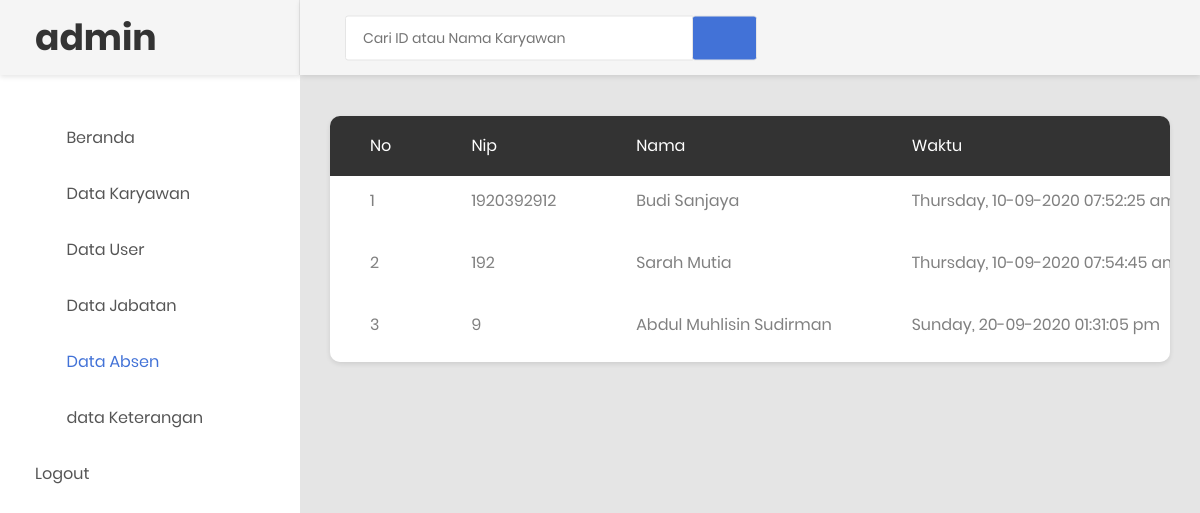
Screenshot of /data_absen.php (signed in) with the database file from the repository.
### tables this page shows
CREATE TABLE `tb_absen` (
  `id` int(11) NOT NULL,
  `id_karyawan` varchar(255) NOT NULL,
  `nama` varchar(255) NOT NULL,
  `waktu` varchar(255) NOT NULL
);

### data_absen.php (the view, shortened to what this page needs)
<!DOCTYPE html>
<html lang="en">
<head>
     <link rel="stylesheet" href="https://maxcdn.bootstrapcdn.com/bootstrap/4.5.2/css/bootstrap.min.css">
    <link rel="stylesheet" type="text/css" href="css/bootstrap.css" media="all">
    <link href="css/font-face.css" rel="stylesheet" media="all">
    <link href="vendor/font-awesome-4.7/css/font-awesome.min.css" rel="stylesheet" media="all">
    <link href="vendor/font-awesome-5/css/fontawesome-all.min.css" rel="stylesheet" media="all">
    <link href="vendor/mdi-font/css/material-design-iconic-font.min.css" rel="stylesheet" media="all">
    <link href="vendor/bootstrap-4.1/bootstrap.min.css" rel="stylesheet" media="all">
    <link href="vendor/animsition/animsition.min.css" rel="stylesheet" media="all">
    <link href="vendor/bootstrap-progressbar/bootstrap-progressbar-3.3.4.min.css" rel="stylesheet" media="all">
    <link href="vendor/wow/animate.css" rel="stylesheet" media="all">
    <link href="vendor/css-hamburgers/hamburgers.min.css" rel="stylesheet" media="all">
    <link href="vendor/slick/slick.css" rel="stylesheet" media="all">
    <link href="vendor/select2/select2.min.css" rel="stylesheet" media="all">
    <link href="vendor/perfect-scrollbar/perfect-scrollbar.css" rel="stylesheet" media="all">
    <link href="css/theme.css" rel="stylesheet" media="all">
</head>
<body class="animsition">
    <div class="page-wrapper">
        <aside class="menu-sidebar d-none d-lg-block">
            <div class="logo">
                <a href="#">
                    <h1>admin</h1>
                </a>
            </div>
            <div class="menu-sidebar__content js-scrollbar1">
                <nav class="navbar-sidebar">
                    <ul class="list-unstyled navbar__list">
                        <li>
                            <a class="js-arrow" href="admin2.php">
                                <i class="fas fa-tachometer-alt"></i>Beranda</a>
                        </li>
                        <li>
                            <a href="datakaryawan.php">
                                <i class="fas fa-chart-bar"></i>Data Karyawan</a>
                        </li>
                        <li>
                            <a href="table.html">
                                <i class="fas fa-table"></i>Data User</a>
                        </li>
                        <li>
                            <a href="datajabatan.php">
                                <i class="far fa-check-square"></i>Data Jabatan</a>
                        </li>
                        <li class="active has-sub">
                            <a href="data_absen.php">
                                <i class="fas fa-calendar-alt"></i>Data Absen</a>
                        </li>
                          <li>
                            <a href="data_keterangan.php">
                                <i class="fas fa-table"></i>data Keterangan
                            </a>
                        </li>
                        <li>
                            <a href="logout.php">Logout</a>
                        </li>
                    </ul>
                </nav>
            </div>
        </aside>
        <div class="page-container">
            <header class="header-desktop">
                <div class="section__content section__content--p30">
                    <div class="container-fluid">
                        <div class="header-wrap">
                            <form class="form-header" action="prospenab.php" method="POST">
                                <input autocomplete="off" class="au-input au-input--xl" type="text" name="cari" placeholder="Cari ID atau Nama Karyawan" />
                                <button class="au-btn--submit" type="submit">
                                    <i class="zmdi zmdi-search"></i>
                                </button>
                            </form>
                        </div>
                    </div>
                </div>
            </header>
            <div class="main-content">
                <div class="section__content section__content--p30">
                    <div class="container-fluid">
                        <div class="row">
                                <div class="table-responsive table--no-card m-b-30">
                                    <table class="table table-borderless table-striped table-earning">
                                        <thead>
                                            <tr>
                                                <th>No</th>
                                                <th>Nip</th>
                                                <th>Nama</th>
                                                <th>Waktu</th>
                                            </tr>
                                        </thead>
                                        <?php
                                            include 'koneksi.php';
                                            $sql = "SELECT * FROM tb_absen";
                                            $query = mysqli_query($koneksi, $sql);
                                            $no = 1;
                                            while ($row = mysqli_fetch_array($query)) {
                                         ?>
                                        <tbody>
                                            <tr>
                                                <td><?php echo $no ?></td>
                                                <td><?php echo $row['id_karyawan']; ?></td>
                                                <td><?php echo $row ['nama']; ?></td>
                                                <td><?php echo $row['waktu']; ?></td>
                                            </tr>
                                           <?php
                                           $no++;
                                       }
                                            ?>
                                        </tbody>
                                    </table>
                                </div>
                            </div>
                        <div class="row">
                            <div class="col-lg-6">
                            </div>
                            <div class="col-lg-6">
                            </div>
                        </div>
                        <div class="row">
                            <div class="col-md-12">
                            </div>
                        </div>
                        <div class="row m-t-30">
                            <div class="col-md-12">
                            </div>
                        </div>
                </div>
            </div>
        </div>
    </div>
</body>
</html>

### rows the page displays
tb_absen: id_karyawan "1920392912", nama "Budi Sanjaya", waktu "Thursday, 10-09-2020 07:52:25…"
tb_absen: id_karyawan "192", nama "Sarah Mutia", waktu "Thursday, 10-09-2020 07:54:45…"
tb_absen: id_karyawan "9", nama "Abdul Muhlisin Sudirman", waktu "Sunday, 20-09-2020 01:31:05 pm"
